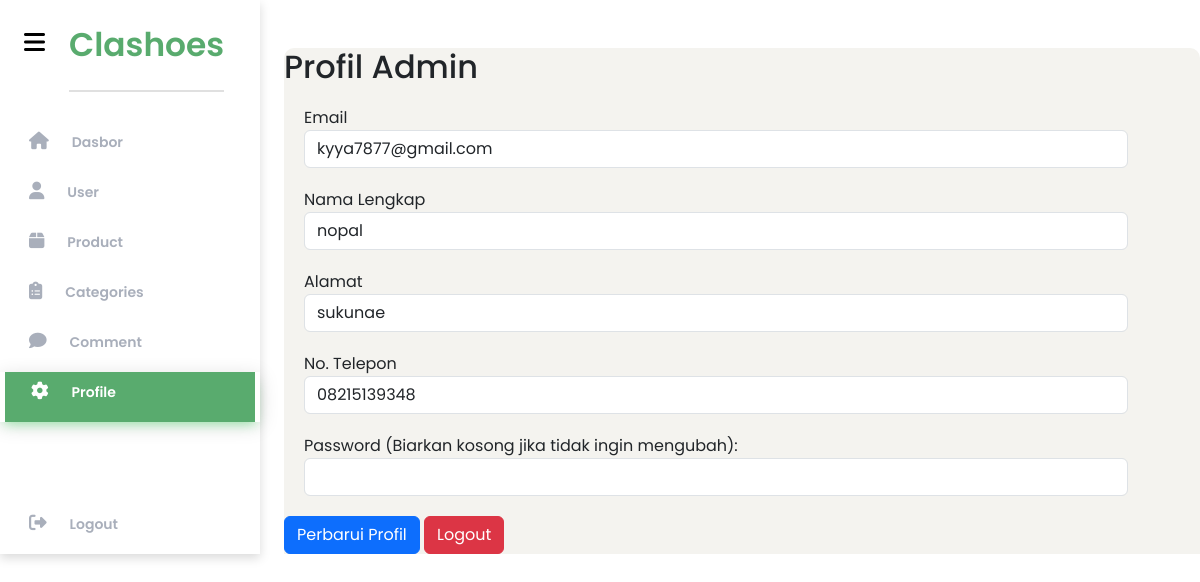
Page /admin_profile.php (signed in) on the committed database.
### tables this page shows
CREATE TABLE `tb_user` (
  `id_user` int(40) NOT NULL,
  `username` varchar(150) NOT NULL,
  `email` varchar(150) NOT NULL,
  `no_hp` varchar(15) DEFAULT NULL,
  `alamat` varchar(255) DEFAULT NULL,
  `password` varchar(100) NOT NULL,
  `role` varchar(40) NOT NULL
);

### admin_profile.php (the view, shortened to what this page needs)
<?php
include "koneksi.php";
$email = $_SESSION['email'];
$query = "SELECT * FROM tb_user WHERE email = '$email'";
$result = mysqli_query($conn, $query);
$user = mysqli_fetch_assoc($result);
?>
<!DOCTYPE html>
<html lang="en">
<head>
    <link href="https://cdn.jsdelivr.net/npm/bootstrap@5.3.0-alpha3/dist/css/bootstrap.min.css" rel="stylesheet"
>
    <link rel="stylesheet" href="https://cdn.jsdelivr.net/npm/bootstrap-icons@1.11.3/font/bootstrap-icons.min.css">
    <link rel="stylesheet" href="https://cdnjs.cloudflare.com/ajax/libs/font-awesome/6.5.2/css/all.min.css"
 />
</head>
<body>
    <div class="wrapper">
        <aside id="sidebar" class="expand">
            <div class="d-flex align-items-center justify-content-start"
                style="height: 90px; justify-content: center; background-color:  white">
                <button class="toggle-btn" type="button">
                    <i class="fa-solid fa-bars"></i>
                </button>
                <div class="sidebar-logo">
                    <a href="#">Clashoes</a>
                </div>
            </div>
            <ul class="sidebar-nav">
                <li class="sidebar-item">
                    <a href="Dasboard admin.php" class="sidebar-link ">
                        <i class="fa-solid fa-house"></i>
                        <span style="font-weight: 600; " class="active">Dasbor</span>
                    </a>
                </li>
                <li class="sidebar-item">
                    <a href="Data admin.php" class="sidebar-link">
                        <i class="fa-solid fa-user"></i>
                        <span  style="font-weight: 600; ">User</span>
                    </a>
                </li>
                <li class="sidebar-item">
                    <a href="Data product.php" class="sidebar-link">
                        <i class="fa-solid fa-box"></i>
                        <span style="font-weight: 600; " >Product</span>
                    </a>
                </li>
                <li class="sidebar-item">
                    <a href="Data category.php" class="sidebar-link">
                        <i class="fa-solid fa-clipboard-list"></i>
                        <span style="font-weight: 600; " >Categories</span>
                    </a>
                </li>
                <li class="sidebar-item">
                    <a href="#" class="sidebar-link">
                        <i class="fa-solid fa-comment"></i>
                        <span style="font-weight: 600; " >Comment</span>
                    </a>
                </li>
                <li class="sidebar-item">
                    <a href="admin_profile.php" class="sidebar-link active">
                        <i class="fa-solid fa-cog"></i>
                        <span style="font-weight: 600; " >Profile</span>
                    </a>
                </li>
            </ul>
            <div class="sidebar-footer">
                <a href="logout.php" class="sidebar-link">
                    <i class="fa-solid fa-right-from-bracket"></i>
                    <span style="font-weight: 600; " >Logout</span>
                </a>
            </div>
        </aside>
<div class="container mt-5">
    <h2>Profil Admin</h2>
    <form action="admin_profile.php" method="post">
        <div class="form-group">
            <label for="email">Email</label>
            <input type="email" class="form-control" id="email" name="email" value="<?php echo $user['email']; ?>" required>
        </div>
        <div class="form-group">
            <label for="nama">Nama Lengkap</label>
            <input type="text" class="form-control" id="nama" name="username" value="<?php echo $user['username']; ?>" required>
        </div>
        <div class="form-group">
            <label for="alamat">Alamat</label>
            <input type="text" class="form-control" id="alamat" name="alamat" value="<?php echo $user['alamat']; ?>" required>
        </div>
        <div class="form-group">
            <label for="no_hp">No. Telepon</label>
            <input type="text" class="form-control" id="no_hp" name="no_hp" value="<?php echo $user['no_hp']; ?>" required>
        </div>
        <div class="form-group">
            <label for="password">Password (Biarkan kosong jika tidak ingin mengubah):</label>
            <input type="password" class="form-control" id="password" name="password">
        </div>
        <button type="submit" name="update" class="btn btn-primary">Perbarui Profil</button>
        <a href="logout.php" class="btn btn-danger ml-2">Logout</a>
    </form>
</div>
</body>
</html>

### admin_profile.php (style rules this page uses)
i { height: 30px !important; }
a { text-decoration: none; }
li { list-style: none; }
body { font-family: 'Poppins', sans-serif; }
.wrapper { display: flex; }
#sidebar { width: 70px; min-width: 70px; z-index: 1000; transition: all .25s ease-in-out; background-color: white; display: flex; flex-direction: column; border: none; box-shadow: 0 4px 10px rgba(0, 0, 0, 0.15); position: relative; }
#sidebar.expand { width: 260px; min-width: 260px; }
.toggle-btn { background-color: transparent; cursor: pointer; border: 0; padding: 1rem 1.5rem; }
.toggle-btn i { font-size: 1.5rem; color: black; }
.sidebar-logo { margin: auto 0; }
.sidebar-logo a { color: #59ab6e; font-size: 2.05rem; font-weight: 600; margin: auto 0; padding-bottom: 23px; border-bottom: 2px solid #e0e0e0; width: 100%; }
.sidebar-nav { padding: 2rem 0; flex: 1 1 auto; }
a.sidebar-link { padding: .625rem 1.625rem; color: #a9afbb; display: block; font-size: 14px; white-space: nowrap; border-left: 3px solid transparent; }
.sidebar-link i { font-size: 1.1rem; margin-right: 1.2rem; }
a.sidebar-link.active { background-color: #59ab6e; box-shadow: 0 4px 20px 0 rgba(0, 0, 0, .14), 0 7px 10px -5px rgba(54, 244, 95, 0.4); color: white; border-left: 5px solid white; border-right: 5px solid white; }
.sidebar-item { position: relative; }
.container { width: 94%; background-color: #f4f3ef; padding: 0; border-radius: 10px 10px 0 0; margin-left: 24px; margin-top: 50px; display: inline-block; }
.form-group { width: 90%; margin: 20px; }

### rows in the picture
tb_user: email "kyya7877@gmail.com", username "nopal", alamat "sukunae", no_hp "08215139348"
